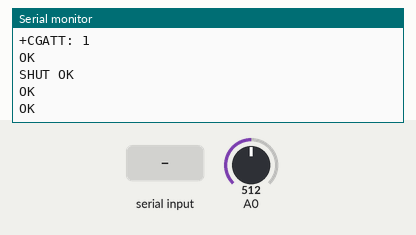
This sketch was run on a simulated Arduino Uno, built with avr-gcc and run on an emulated ATmega328P. Parts: the last lines printed to the serial monitor. The test bench sets the inputs (shaded band); at power-on: A0 = 512. The modem accepts every AT command (registered, SIM ready, sends succeed) and sends nothing else.

Above: at 2.2 s.
2.3 s: "1" received over the second serial link
9.8 s: "0" received over the second serial link
At 12.4 s:
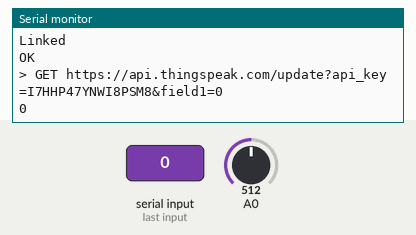
14.4 s: A0 set to 900
At 15.9 s:
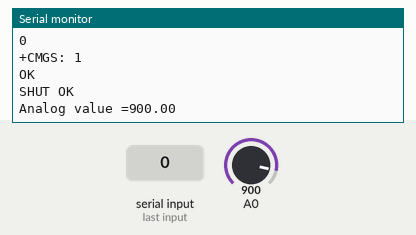

The sketch:

POT_SIM800L_THINGSPEAK_works.ino
```cpp
#include <SoftwareSerial.h>
SoftwareSerial gprsSerial(2,3);

#include <String.h>


void setup()
{
  gprsSerial.begin(9600);               // the GPRS baud rate
  Serial.begin(9600);    // the GPRS baud rate

  delay(1000);
}

void loop()
{
      float h = analogRead(A0);
      float t = analogRead(A0);
      delay(100);

      Serial.print("Analog value =");
      Serial.println(t);


  if (gprsSerial.available())
    Serial.write(gprsSerial.read());

  gprsSerial.println("AT");
  delay(50);

  gprsSerial.println("AT+CPIN?");
  delay(50);

  gprsSerial.println("AT+CREG?");
  delay(50);

  gprsSerial.println("AT+CGATT?");
  delay(50);

  gprsSerial.println("AT+CIPSHUT");
  delay(100);

  gprsSerial.println("AT+CIPSTATUS");
  delay(250);

  gprsSerial.println("AT+CIPMUX=0");
  delay(250);

  ShowSerialData();

  gprsSerial.println("AT+CSTT=\"internet\"");//start task and setting the APN,
  delay(250);

  ShowSerialData();

  gprsSerial.println("AT+CIICR");//bring up wireless connection
  delay(250);

  ShowSerialData();

  gprsSerial.println("AT+CIFSR");//get local IP adress
  delay(250);

  ShowSerialData();

  gprsSerial.println("AT+CIPSPRT=0");
  delay(250);

  ShowSerialData();

  gprsSerial.println("AT+CIPSTART=\"TCP\",\"api.thingspeak.com\",\"80\"");//start up the connection
  delay(250);

  ShowSerialData();

  gprsSerial.println("AT+CIPSEND");//begin send data to remote server
  delay(250);
  ShowSerialData();

  String str="GET https://api.thingspeak.com/update?api_key=I7HHP47YNWI8PSM8&field1=0" ;//+ String(t) +"&field2="+String(h)
  Serial.println(str);
  gprsSerial.println(str);//begin send data to remote server

  delay(250);
  ShowSerialData();

  gprsSerial.println((char)26);//sending
  delay(1000);//waitting for reply, important! the time is base on the condition of internet
  gprsSerial.println();

  ShowSerialData();

  gprsSerial.println("AT+CIPSHUT");//close the connection
  delay(100);
  ShowSerialData();
}
void ShowSerialData()
{
  while(gprsSerial.available()!=0)
  Serial.write(gprsSerial.read());
  delay(1000);

}
```

Measured:
- after the input at 9.8 s, the serial monitor: prints a new line after 1.2 s (image 1)
- after the input at 14.4 s, the serial monitor: prints a new line after 0.78 s (image 2)
